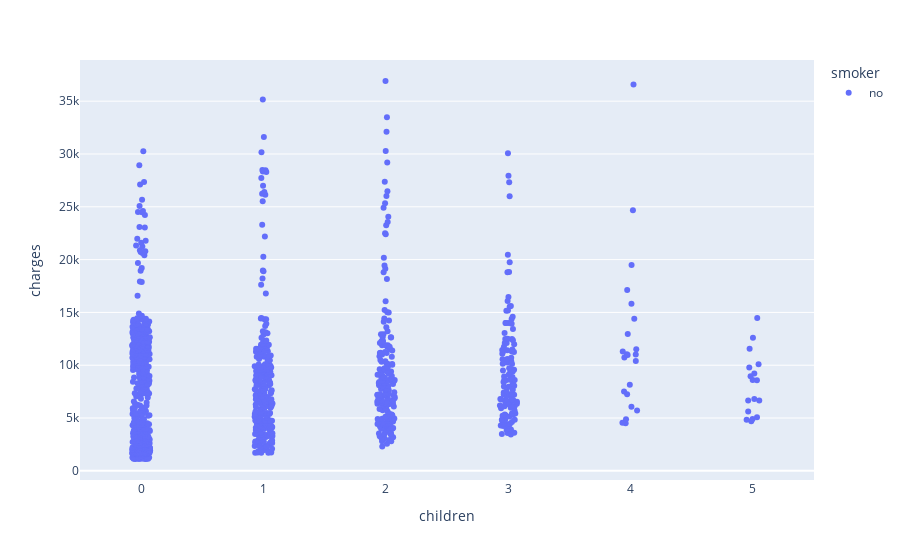

Notebook code cell kept with this figure:
### Code cell
graph = px.strip(non_smoker_df, x='children', y='charges', color='smoker')
graph.show()

### Figure 1 — Plotly figure (JSON) as saved in the notebook; plotly's stock layout.template omitted (floating-point values rounded to 4 significant figures; data arrays with more than 128 entries replaced by an {"elided": "..."} marker saying what was removed)
{"data": [{"alignmentgroup": "True", "boxpoints": "all", "fillcolor": "rgba(255,255,255,0)", "hoveron": "points", "hovertemplate": "smoker=no<br>children=%{x}<br>charges=%{y}<extra></extra>", "legendgroup": "no", "line": {"color": "rgba(255,255,255,0)"}, "marker": {"color": "#636efa"}, "name": "no", "offsetgroup": "no", "orientation": "v", "pointpos": 0, "showlegend": true, "type": "box", "x": {"elided": "1064 int values"}, "x0": " ", "xaxis": "x", "y": {"elided": "1064 float values"}, "y0": " ", "yaxis": "y"}], "layout": {"boxmode": "group", "legend": {"title": {"text": "smoker"}, "tracegroupgap": 0}, "margin": {"t": 60}, "xaxis": {"anchor": "y", "domain": [0, 1], "title": {"text": "children"}}, "yaxis": {"anchor": "x", "domain": [0, 1], "title": {"text": "charges"}}}}
